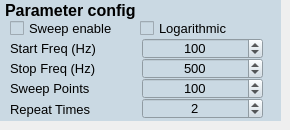
       <widget class="QWidget" name="tab_2">
        <attribute name="title">
         <string>EIS</string>
        </attribute>
        <widget class="QWidget" name="widget_eis_config" native="true">
         <property name="geometry">
          <rect>
           <x>0</x>
           <y>0</y>
           <width>281</width>
           <height>121</height>
          </rect>
         </property>
         <property name="styleSheet">
          <string notr="true">QWidget {
    background-color: #cad9e3;
}</string>
         </property>
         <widget class="QLabel" name="label_50">
          <property name="geometry">
           <rect>
            <x>10</x>
            <y>78</y>
            <width>91</width>
            <height>20</height>
           </rect>
          </property>
          <property name="font">
           <font>
            <pointsize>10</pointsize>
           </font>
          </property>
          <property name="text">
           <string>Sweep Points</string>
          </property>
         </widget>
         <widget class="QLabel" name="label_46">
          <property name="geometry">
           <rect>
            <x>10</x>
            <y>58</y>
            <width>101</width>
            <height>20</height>
           </rect>
          </property>
          <property name="font">
           <font>
            <pointsize>10</pointsize>
           </font>
          </property>
          <property name="text">
           <string>Stop Freq (Hz)</string>
          </property>
         </widget>
         <widget class="QLabel" name="label_49">
          <property name="geometry">
           <rect>
            <x>10</x>
            <y>38</y>
            <width>101</width>
            <height>20</height>
           </rect>
          </property>
          <property name="font">
           <font>
            <pointsize>10</pointsize>
           </font>
          </property>
          <property name="text">
           <string>Start Freq (Hz)</string>
          </property>
         </widget>
         <widget class="QSpinBox" name="spin_box_sweep_point">
          <property name="geometry">
           <rect>
            <x>142</x>
            <y>78</y>
            <width>121</width>
            <height>21</height>
           </rect>
          </property>
          <property name="font">
           <font>
            <pointsize>10</pointsize>
           </font>
          </property>
          <property name="alignment">
           <set>Qt::AlignmentFlag::AlignCenter</set>
          </property>
          <property name="minimum">
           <number>0</number>
          </property>
          <property name="maximum">
           <number>1000</number>
          </property>
          <property name="value">
           <number>100</number>
          </property>
         </widget>
         <widget class="QCheckBox" name="checkBox_Sweep_enable_3">
          <property name="geometry">
           <rect>
            <x>10</x>
            <y>18</y>
            <width>121</width>
            <height>20</height>
           </rect>
          </property>
          <property name="font">
           <font>
            <pointsize>10</pointsize>
           </font>
          </property>
          <property name="text">
           <string>Sweep enable</string>
          </property>
         </widget>
         <widget class="QSpinBox" name="spin_box_start_freq">
          <property name="geometry">
           <rect>
            <x>142</x>
            <y>38</y>
            <width>121</width>
            <height>21</height>
           </rect>
          </property>
          <property name="font">
           <font>
            <pointsize>10</pointsize>
           </font>
          </property>
          <property name="layoutDirection">
           <enum>Qt::LayoutDirection::LeftToRight</enum>
          </property>
          <property name="alignment">
           <set>Qt::AlignmentFlag::AlignCenter</set>
          </property>
          <property name="minimum">
           <number>0</number>
          </property>
          <property name="maximum">
           <number>200000</number>
          </property>
          <property name="value">
           <number>100</number>
          </property>
         </widget>
         <widget class="QCheckBox" name="checkBox_Logarithmic_3">
          <property name="geometry">
           <rect>
            <x>140</x>
            <y>18</y>
            <width>131</width>
            <height>20</height>
           </rect>
          </property>
          <property name="font">
           <font>
            <pointsize>10</pointsize>
           </font>
          </property>
          <property name="text">
           <string>Logarithmic</string>
          </property>
         </widget>
         <widget class="QSpinBox" name="spin_box_end_freq">
          <property name="geometry">
           <rect>
            <x>142</x>
            <y>58</y>
            <width>121</width>
            <height>21</height>
           </rect>
          </property>
          <property name="font">
           <font>
            <pointsize>10</pointsize>
           </font>
          </property>
          <property name="alignment">
           <set>Qt::AlignmentFlag::AlignCenter</set>
          </property>
          <property name="minimum">
           <number>0</number>
          </property>
          <property name="maximum">
           <number>200000</number>
          </property>
          <property name="value">
           <number>500</number>
          </property>
         </widget>
         <widget class="QLabel" name="label_47">
          <property name="geometry">
           <rect>
            <x>10</x>
            <y>99</y>
            <width>81</width>
            <height>20</height>
           </rect>
          </property>
          <property name="font">
           <font>
            <pointsize>10</pointsize>
           </font>
          </property>
          <property name="text">
           <string>Repeat Times</string>
          </property>
         </widget>
         <widget class="QLabel" name="label_48">
          <property name="geometry">
           <rect>
            <x>5</x>
            <y>0</y>
            <width>141</width>
            <height>21</height>
           </rect>
          </property>
          <property name="font">
           <font>
            <pointsize>12</pointsize>
            <bold>true</bold>
           </font>
          </property>
          <property name="text">
           <string>Parameter config</string>
          </property>
         </widget>
         <widget class="QSpinBox" name="spin_box_repeat_times_eis">
          <property name="geometry">
           <rect>
            <x>142</x>
            <y>98</y>
            <width>121</width>
            <height>21</height>
           </rect>
          </property>
          <property name="font">
           <font>
            <pointsize>10</pointsize>
           </font>
          </property>
          <property name="alignment">
           <set>Qt::AlignmentFlag::AlignCenter</set>
          </property>
          <property name="minimum">
           <number>0</number>
          </property>
          <property name="maximum">
           <number>10</number>
          </property>
          <property name="value">
           <number>2</number>
          </property>
         </widget>
        </widget>
       </widget>
